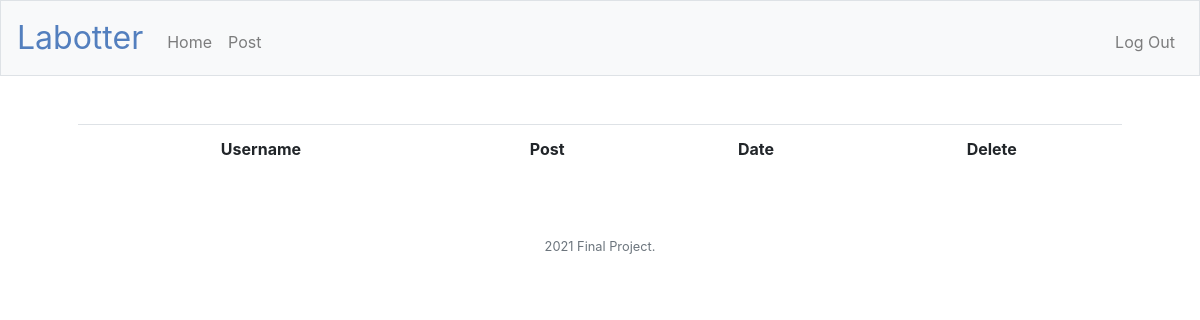
Page / (signed in) on the earlier database version.
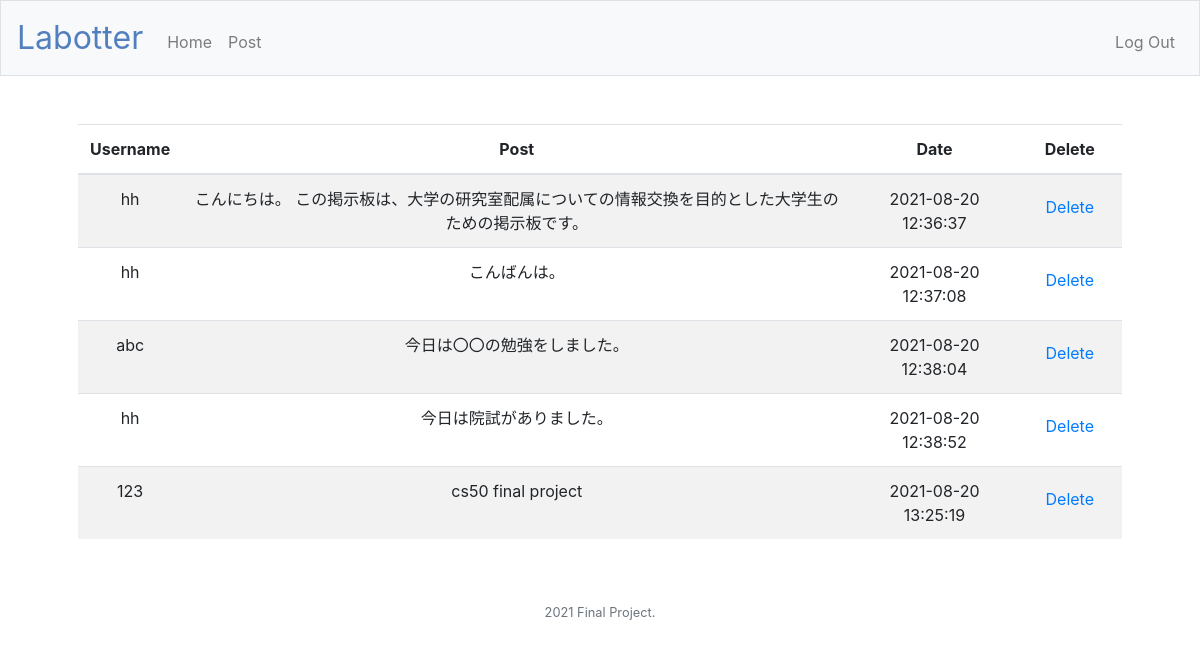
Same page on the later database version.
### tables this page shows
CREATE TABLE bbs(
id INTEGER PRIMARY KEY AUTOINCREMENT,
user_id INTEGER NOT NULL,
name TEXT NOT NULL,
time TIMESTAMP DEFAULT CURRENT_TIMESTAMP,
article TEXT NOT NULL,
FOREIGN KEY(user_id) REFERENCES users(id)
);

### application.py (the view)
@app.route("/", methods=["GET", "POST"])
@login_required
def index():
    if request.method == "POST":
        user_id = session["user_id"]
        bbs = db.execute("SELECT name, article, time FROM bbs WHERE user_id = ?", user_id)
        return redirect("/", bbs=bbs)
    else:
        bbs = db.execute("SELECT * FROM bbs")
        return render_template("index.html", bbs = bbs)

### application.py (called while the page is built)
@app.after_request
def after_request(response):
    response.headers["Cache-Control"] = "no-cache, no-store, must-revalidate"
    response.headers["Expires"] = 0
    response.headers["Pragma"] = "no-cache"
    return response

### helpers.py (called while the page is built)
def login_required(f):
    @wraps(f)
    def decorated_function(*args, **kwargs):
        if session.get("user_id") is None:
            return redirect("/login")
        return f(*args, **kwargs)
    return decorated_function

### templates/index.html (shortened to what this page needs)
{% extends "layout.html" %}
{% block main %}
    <div>
    <table class="table table-striped">
        <thread>
            <tr style="background-color: #fff;">
                <th>Username</th>
                <th>Post</th>
                <th>Date</th>
                <th>Delete</th>
            </tr>
        </thread>
        <tbody>
            {% for ppost in bbs %}
            <tr>
                <td>{{ ppost["name"] }}</td>
                <td>{{ ppost["article"] }}</td>
                <td>{{ ppost["time"] }}</td>
                <td>
                    <a class="nav-link" href="/delete/{{ ppost['id']}}">Delete</a>
    </td>
            </tr>
            {% endfor %}
        </tbody>
    </table>
    </div>
{% endblock %}

### templates/layout.html (shortened to what this page needs)
<!DOCTYPE html>
<html lang="en">
    <head>
        <link rel="stylesheet" href="https://cdn.jsdelivr.net/npm/bootstrap@4.5.3/dist/css/bootstrap.min.css">
        <link href="/static/styles.css" rel="stylesheet">
    </head>
    <body>
        <nav class="navbar navbar-expand-md navbar-light bg-light border">
            <a class="navbar-brand" href="/">
                <span class="blue">Labotter</span>
            </a>
            <div class="collapse navbar-collapse" id="navbar">
                {% if session.user_id %}
                    <ul class="navbar-nav mr-auto mt-2">
                        <li class="nav-item"><a class="nav-link" href="/">Home</a></li>
                        <li class="nav-item"><a class="nav-link" href="/ppost">Post</a></li>
                    </ul>
                    <ul class="navbar-nav ml-auto mt-2">
                        <li class="nav-item"><a class="nav-link" href="/logout">Log Out</a></li>
                    </ul>
                {% else %}
                    <ul class="navbar-nav ml-auto mt-2">
                        <li class="nav-item"><a class="nav-link" href="/register">Register</a></li>
                        <li class="nav-item"><a class="nav-link" href="/login">Log In</a></li>
                    </ul>
                {% endif %}
            </div>
        </nav>
        <main class="container p-5" >
            {% block main %}{% endblock %}
        </main>
        <footer class="small text-center text-muted">
            2021 Final Project.
        </footer>
    </body>
</html>

### static/styles.css (style rules this page uses)
nav .navbar-brand { font-size: xx-large; }
nav .navbar-brand .blue { color: #537fbe; }
main { overflow-x: auto; text-align: center; }

Differences in the rows shown:
added bbs: name "hh", article "こんにちは。 この掲示板は、大学の研究室配属についての情報交換を目的とした大学生のための掲示板です。", time "2021-08-20 12:36:37"
added bbs: name "hh", article "こんばんは。", time "2021-08-20 12:37:08"
added bbs: name "abc", article "今日は〇〇の勉強をしました。", time "2021-08-20 12:38:04"
added bbs: name "hh", article "今日は院試がありました。", time "2021-08-20 12:38:52"
added bbs: name "123", article "cs50 final project", time "2021-08-20 13:25:19"
